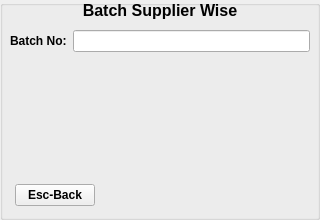
  <widget class="QGroupBox" name="groupBox_batch_supplier">
   <property name="geometry">
    <rect>
     <x>0</x>
     <y>500</y>
     <width>320</width>
     <height>220</height>
    </rect>
   </property>
   <property name="title">
    <string/>
   </property>
   <widget class="QLabel" name="label_8">
    <property name="geometry">
     <rect>
      <x>0</x>
      <y>0</y>
      <width>320</width>
      <height>20</height>
     </rect>
    </property>
    <property name="font">
     <font>
      <pointsize>12</pointsize>
      <weight>75</weight>
      <bold>true</bold>
     </font>
    </property>
    <property name="text">
     <string>Batch Supplier Wise</string>
    </property>
    <property name="alignment">
     <set>Qt::AlignCenter</set>
    </property>
   </widget>
   <widget class="QWidget" name="horizontalLayoutWidget_3">
    <property name="geometry">
     <rect>
      <x>10</x>
      <y>180</y>
      <width>300</width>
      <height>30</height>
     </rect>
    </property>
    <layout class="QHBoxLayout" name="horizontalLayout_3">
     <property name="leftMargin">
      <number>5</number>
     </property>
     <property name="rightMargin">
      <number>5</number>
     </property>
     <item>
      <widget class="QPushButton" name="pushButton_esc_3">
       <property name="font">
        <font>
         <weight>75</weight>
         <bold>true</bold>
        </font>
       </property>
       <property name="focusPolicy">
        <enum>Qt::NoFocus</enum>
       </property>
       <property name="text">
        <string>Esc-Back</string>
       </property>
       <property name="autoDefault">
        <bool>true</bool>
       </property>
      </widget>
     </item>
     <item>
      <spacer name="horizontalSpacer_3">
       <property name="orientation">
        <enum>Qt::Horizontal</enum>
       </property>
       <property name="sizeHint" stdset="0">
        <size>
         <width>40</width>
         <height>20</height>
        </size>
       </property>
      </spacer>
     </item>
    </layout>
   </widget>
   <widget class="QWidget" name="gridLayoutWidget_2">
    <property name="geometry">
     <rect>
      <x>10</x>
      <y>30</y>
      <width>300</width>
      <height>140</height>
     </rect>
    </property>
    <layout class="QGridLayout" name="gridLayout_2" columnstretch="0,0">
     <item row="0" column="0">
      <widget class="QLabel" name="label_15">
       <property name="font">
        <font>
         <weight>75</weight>
         <bold>true</bold>
        </font>
       </property>
       <property name="text">
        <string>Batch No:</string>
       </property>
      </widget>
     </item>
     <item row="1" column="0">
      <spacer name="verticalSpacer_2">
       <property name="orientation">
        <enum>Qt::Vertical</enum>
       </property>
       <property name="sizeHint" stdset="0">
        <size>
         <width>20</width>
         <height>40</height>
        </size>
       </property>
      </spacer>
     </item>
     <item row="0" column="1">
      <widget class="QLineEdit" name="lineEdit_batch_supplier"/>
     </item>
    </layout>
   </widget>
  </widget>
